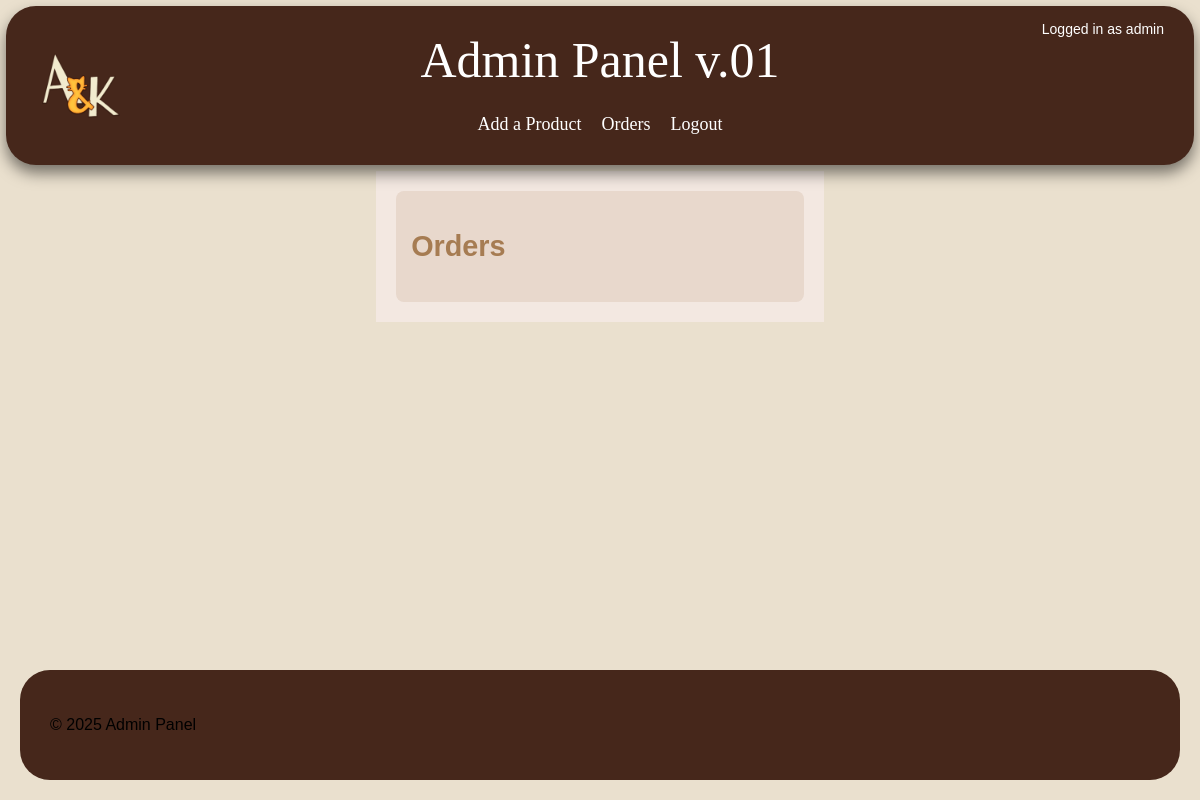
/orders (signed in), run on an earlier commit of the app's database.
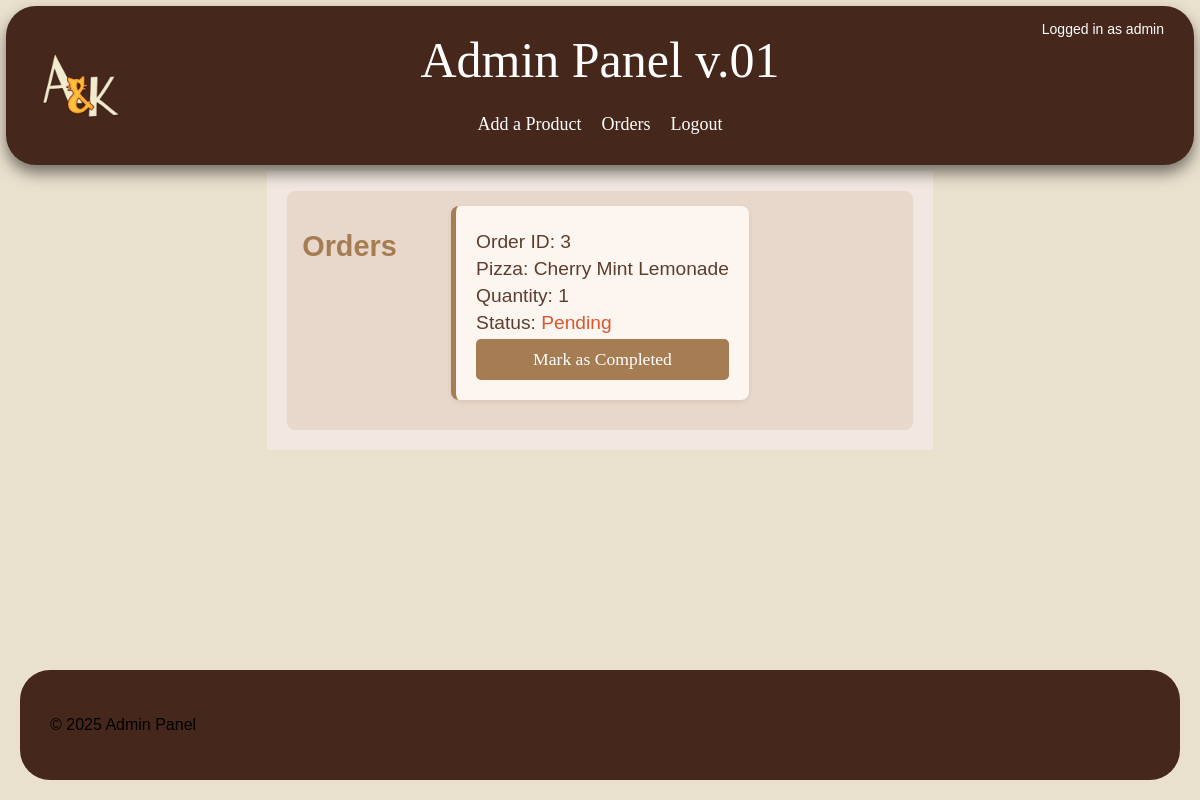
And on a later commit of the database.
### app.py (models this page shows, shortened)
class User(db.Model, UserMixin):
    id = db.Column(db.Integer, primary_key = True)
    username = db.Column(db.String(150), unique = True, nullable = False)
    password = db.Column(db.String(150), nullable = False)

class Order(db.Model):
    __tablename__ = 'order'
    id = db.Column(db.Integer, primary_key=True)
    user_id = db.Column(db.Integer, db.ForeignKey('user.id'), nullable=False)
    item_id = db.Column(db.Integer, db.ForeignKey('item.id'), nullable=False)
    quantity = db.Column(db.Integer, nullable=False)
    status = db.Column(db.String(20), default='Pending')
    user = db.relationship('User', backref=db.backref('orders', lazy=True))
    item = db.relationship('Item', backref=db.backref('orders', lazy=True))

class Item(db.Model):
    id = db.Column(db.Integer, primary_key=True)
    title = db.Column(db.String(100))
    price = db.Column(db.Float)
    is_active = db.Column(db.Boolean)
    text = db.Column(db.String(500))
    image_filename = db.Column(db.String(100))

### app.py (the view)
@app.route('/orders')
@login_required
def orders():
    orders = Order.query.filter_by(status='Pending').all()
    return render_template('orders.html', orders=orders)

### app.py (called while the page is built)
@login_manager.user_loader
def load_user(user_id):
    return User.query.get(int(user_id))

### templates/orders.html (shortened to what this page needs)
{% extends 'admin.html' %}
{% block addform %}
<div class="admin-container">
    <div class="orders-list">
        <h2>Orders</h2>
        {% for order in orders %}
            <div class="order-item">
                <p>Order ID: {{ order.id }}</p>
                <p>Pizza: {{ order.item.title }}</p>
                <p>Quantity: {{ order.quantity }}</p>
                <p>Status:
                    {% if order.status == 'Pending' %}
                        <span class="pending-status">Pending</span>
                    {% else %}
                        <span class="completed-status">Completed</span>
                    {% endif %}
                </p>
                {% if order.status == 'Pending' %}
                    <form action="{{ url_for('mark_as_completed', order_id=order.id) }}" method="POST">
                        <button class="btn btn-success" type="submit">Mark as Completed</button>
                    </form>
                {% endif %}
            </div>
        {% endfor %}
    </div>
</div>
{% endblock %}

### templates/admin.html (shortened to what this page needs)
<!DOCTYPE html>
<html lang="en">
<head>
    <link rel="stylesheet" href="{{ url_for('static', filename='css/style.css') }}">
    <link rel="stylesheet" href="{{ url_for('static', filename='css/admin.css') }}">
    <link rel="stylesheet" href="{{ url_for('static', filename='css/orders.css') }}">
</head>
<body>
    <div id="page-container">
        <div id="content-wrap">
            <header-admin>
                <img class="logo" src="{{ url_for('static', filename='images/logo.png') }}" alt="Our logo">
                <div class="header-content">
                    <span class="header-text">Admin Panel v.01</span>
                    <ul class="header-menu">
                        <li><a href="addform">Add a Product</a></li>
                        <li><a href="orders">Orders</a></li>
                        {% if current_user.is_authenticated %}
                        <div class="logout-user">
                            <span>Logged in as {{ current_user.username }}</span>
                        </div>
                        <li> <a href="logout-btn"><form id="logout-btn" action="{{ url_for('logout') }}" method="POST">
                            <button id="logout-btn1" type="submit">Logout</button>
                        </form>
                    </a>
                </li>
                    {% endif %}
                    </ul>
                </div>
            </header-admin>
        </div>
        {% block addform %}{% endblock %}
        <footer>
            <p>© 2025 Admin Panel</p>
        </footer>
    </div>
</body>
</html>

### static/css/style.css (style rules this page uses)
.header-content { margin:auto; }
.logo { width: 100px; height: auto; }
#page-container { display: flex; flex-direction: column; background: #eae0ce; min-height: 100vh; width: 100%; padding: 0; margin: 0; box-sizing: border-box; }
html, body, #page-container { height: 100%; }
html, body { margin: 0; padding: 0; width: 100%; box-sizing: border-box; }
.header-text { display: flex; color: white; font-family: fantasy; font-size: 50px; }
footer { background-color: #46271b; border-radius: 30px; margin-top: auto; margin-bottom: 20px; padding: 30px; margin-left: 20px; margin-right: 20px; }
.header-menu { list-style-type: none; padding: 0; margin: 10px 0 0; display: flex; justify-content: center; }
.header-menu li { list-style-type: none; padding: 0; margin: 10px 0 0; display: flex; justify-content: center; }
ul.header-menu li a { font-family: 'Times New Roman', Times, serif; color: white; text-decoration: none; font-size: 18px; padding: 5px 10px; border-radius: 5px; transition: background-color 0.3s ease; }
header-admin { display: grid; grid-template-columns: 1fr 2fr 1fr ; align-items: center; justify-content: space-between; margin: 0.5%; border-radius: 30px; padding: 25px; resize: both; backdrop-filter: blur(10px); background: #46271b; box-shadow: 0px 8px 15px rgba(0, 0, 0, 0.5); }
.logout-user { color: white; font-size: 14px; position: absolute; top: 10px; right: 20px; padding: 5px 10px; border-radius: 5px; }
#logout-btn1 { font-family: 'Times New Roman', Times, serif; background: none; border: none; color: white; font-size: 18px; padding: 0; cursor: pointer; }

### static/css/admin.css (style rules this page uses)
body { background-color: #F5E8D9; font-family: 'Poppins', sans-serif; margin: 0; }
.admin-container { display: flex; justify-content: space-between; padding: 30px; max-width: 1200px; margin: 0 auto; }
.btn-success { font-family: 'Times New Roman', Times, serif; background-color: #eae0ce; color: #46271b; padding: 10px 16px; border: none; font-size: 16px; cursor: pointer; transition: 0.3s; width: 100%; border-radius: 10px; }
h2 { color: #eae0ce; }

### static/css/orders.css (style rules this page uses)
.admin-container { max-width: 1200px; margin: 0 auto; padding: 20px; background-color: #f3e8e1; }
.orders-list { display: grid; grid-template-columns: 1fr 2fr 1fr; width: 100%; max-height: 600px; overflow-y: auto; background-color: #e8d8cc; border-radius: 8px; padding: 15px; }
.orders-list h2 { color: #a67c52; font-size: 1.8em; font-weight: bold; }
.order-item { background-color: #fdf6f0; padding: 20px; margin-bottom: 15px; border-radius: 8px; box-shadow: 0 2px 5px rgba(102, 51, 0, 0.1); transition: transform 0.3s ease; border-left: 5px solid #a67c52; }
.order-item p { font-size: 1.2em; color: #5c3d2e; margin: 5px 0; }
.order-item form button { background-color: #a67c52; color: white; border: none; padding: 10px 20px; border-radius: 5px; cursor: pointer; font-size: 1.1em; transition: background-color 0.3s ease; }
.pending-status { color: #dd562d; }

What changed in the data, as far as the page shows it:
added Order: id "3", item "Cherry Mint Lemonade", quantity "1", status "Pending"
